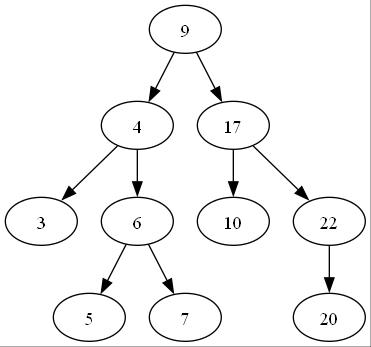

The Python source for this figure:
# Python 3.11.4 is currently installed through Windows Conda Envinronment (2023-10-24). However:
# DOES NOT WORK:
# conda install graphviz
# conda install python-graphviz
#
# WORKS:
# pip install graphviz
# Credits: https://levelup.gitconnected.com/binary-tree-implementation-and-visualization-in-python-2f4782887ca2
# https://graphviz.org/download/ -> graphviz-9.0.0 (32-bit) ZIP archive [sha256] (contains all tools and libraries)
# Dearchive graphviz.zip to path 'C:/Program Files (x86)/Graphviz/bin/'
#
# Run on Windows with:
# python .\binary_tree.py
import graphviz
import os
os.environ["PATH"] += os.pathsep + 'C:/Program Files (x86)/Graphviz/bin/'


class TreeNode:
    def __init__(self, key):
        self.key = key
        self.left = None
        self.right = None


def insert(root, key):
    if root is None:
        return TreeNode(key)
    else:
        if key < root.key:
            root.left = insert(root.left, key)
        else:
            root.right = insert(root.right, key)
    return root


def visualize_binary_tree(root):
    dot = graphviz.Digraph()
    dot.node(str(root.key))

    def add_nodes_edges(node):
        if node.left:
            dot.node(str(node.left.key))
            dot.edge(str(node.key), str(node.left.key))
            add_nodes_edges(node.left)
        if node.right:
            dot.node(str(node.right.key))
            dot.edge(str(node.key), str(node.right.key))
            add_nodes_edges(node.right)

    add_nodes_edges(root)
    dot.render('binary_tree', view=True, format='jpg')


# Example usage:
root = None
keys = [9, 4, 3, 6, 5, 7, 17, 10, 22, 20]
for key in keys:
    root = insert(root, key)

visualize_binary_tree(root)
